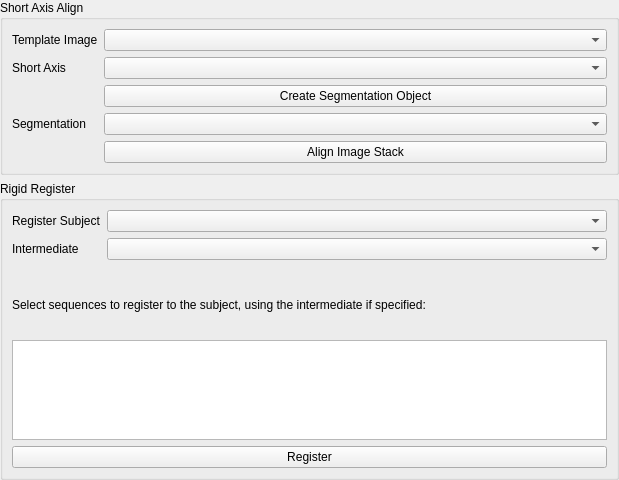
     <widget class="QWidget" name="page_2">
      <property name="geometry">
       <rect>
        <x>0</x>
        <y>0</y>
        <width>619</width>
        <height>480</height>
       </rect>
      </property>
      <property name="sizePolicy">
       <sizepolicy hsizetype="Preferred" vsizetype="Fixed">
        <horstretch>0</horstretch>
        <verstretch>0</verstretch>
       </sizepolicy>
      </property>
      <attribute name="label">
       <string>2. Alignment/Registration</string>
      </attribute>
      <layout class="QVBoxLayout" name="verticalLayout_9">
       <property name="margin">
        <number>0</number>
       </property>
       <item>
        <widget class="QGroupBox" name="groupBox_2">
         <property name="title">
          <string>Short Axis Align</string>
         </property>
         <layout class="QVBoxLayout" name="verticalLayout_2">
          <item>
           <layout class="QFormLayout" name="formLayout_3">
            <property name="fieldGrowthPolicy">
             <enum>QFormLayout::AllNonFixedFieldsGrow</enum>
            </property>
            <property name="topMargin">
             <number>0</number>
            </property>
            <item row="1" column="0">
             <widget class="QLabel" name="label_2">
              <property name="text">
               <string>Short Axis</string>
              </property>
              <property name="wordWrap">
               <bool>false</bool>
              </property>
             </widget>
            </item>
            <item row="1" column="1">
             <widget class="QComboBox" name="shortAxisBox">
              <property name="sizePolicy">
               <sizepolicy hsizetype="Expanding" vsizetype="Fixed">
                <horstretch>0</horstretch>
                <verstretch>0</verstretch>
               </sizepolicy>
              </property>
              <property name="toolTip">
               <string>Short axis 4D CINE stack</string>
              </property>
             </widget>
            </item>
            <item row="2" column="1">
             <widget class="QPushButton" name="createSegButton">
              <property name="sizePolicy">
               <sizepolicy hsizetype="Expanding" vsizetype="Fixed">
                <horstretch>0</horstretch>
                <verstretch>0</verstretch>
               </sizepolicy>
              </property>
              <property name="text">
               <string>Create Segmentation Object</string>
              </property>
             </widget>
            </item>
            <item row="3" column="0">
             <widget class="QLabel" name="label">
              <property name="text">
               <string>Segmentation</string>
              </property>
             </widget>
            </item>
            <item row="3" column="1">
             <widget class="QComboBox" name="saxsegBox">
              <property name="sizePolicy">
               <sizepolicy hsizetype="Expanding" vsizetype="Fixed">
                <horstretch>0</horstretch>
                <verstretch>0</verstretch>
               </sizepolicy>
              </property>
              <property name="toolTip">
               <string>This should be a LV segmentation made from the aligned short axis stack (label 2 for cavity, 3 for myocardium)</string>
              </property>
             </widget>
            </item>
            <item row="4" column="1">
             <widget class="QPushButton" name="alignButton">
              <property name="sizePolicy">
               <sizepolicy hsizetype="Expanding" vsizetype="Fixed">
                <horstretch>0</horstretch>
                <verstretch>0</verstretch>
               </sizepolicy>
              </property>
              <property name="toolTip">
               <string>Align the short axis stack to the template image</string>
              </property>
              <property name="text">
               <string>Align Image Stack</string>
              </property>
             </widget>
            </item>
            <item row="0" column="0">
             <widget class="QLabel" name="label_6">
              <property name="text">
               <string>Template Image</string>
              </property>
             </widget>
            </item>
            <item row="0" column="1">
             <widget class="QComboBox" name="templateBox">
              <property name="sizePolicy">
               <sizepolicy hsizetype="Expanding" vsizetype="Fixed">
                <horstretch>0</horstretch>
                <verstretch>0</verstretch>
               </sizepolicy>
              </property>
              <property name="toolTip">
               <string>Choose a template to align the short axis to</string>
              </property>
             </widget>
            </item>
           </layout>
          </item>
         </layout>
        </widget>
       </item>
       <item>
        <widget class="QGroupBox" name="groupBox_5">
         <property name="whatsThis">
          <string/>
         </property>
         <property name="title">
          <string>Rigid Register</string>
         </property>
         <property name="flat">
          <bool>false</bool>
         </property>
         <layout class="QVBoxLayout" name="verticalLayout">
          <item>
           <layout class="QFormLayout" name="formLayout_8">
            <item row="0" column="0">
             <widget class="QLabel" name="label_7">
              <property name="text">
               <string>Register Subject</string>
              </property>
             </widget>
            </item>
            <item row="0" column="1">
             <widget class="QComboBox" name="regSubBox">
              <property name="sizePolicy">
               <sizepolicy hsizetype="Expanding" vsizetype="Fixed">
                <horstretch>0</horstretch>
                <verstretch>0</verstretch>
               </sizepolicy>
              </property>
              <property name="toolTip">
               <string>Choose a subject to register other image series to</string>
              </property>
             </widget>
            </item>
            <item row="1" column="0">
             <widget class="QLabel" name="label_28">
              <property name="text">
               <string>Intermediate</string>
              </property>
             </widget>
            </item>
            <item row="1" column="1">
             <widget class="QComboBox" name="regInterBox">
              <property name="sizePolicy">
               <sizepolicy hsizetype="Expanding" vsizetype="Fixed">
                <horstretch>0</horstretch>
                <verstretch>0</verstretch>
               </sizepolicy>
              </property>
              <property name="toolTip">
               <string>Optionally choose an image series to calculate a registration for which is then applied to selected sequences </string>
              </property>
             </widget>
            </item>
           </layout>
          </item>
          <item>
           <widget class="QLabel" name="label_8">
            <property name="text">
             <string>Select sequences to register to the subject, using the intermediate if specified:</string>
            </property>
            <property name="wordWrap">
             <bool>true</bool>
            </property>
           </widget>
          </item>
          <item>
           <widget class="QListWidget" name="regList">
            <property name="maximumSize">
             <size>
              <width>16777215</width>
              <height>100</height>
             </size>
            </property>
            <property name="toolTip">
             <string>Click to choose what image series to register to the subject using a registration calculated independently for each if Intermediate is None</string>
            </property>
            <property name="editTriggers">
             <set>QAbstractItemView::NoEditTriggers</set>
            </property>
            <property name="showDropIndicator" stdset="0">
             <bool>false</bool>
            </property>
            <property name="selectionMode">
             <enum>QAbstractItemView::MultiSelection</enum>
            </property>
           </widget>
          </item>
          <item>
           <widget class="QPushButton" name="regButton">
            <property name="sizePolicy">
             <sizepolicy hsizetype="Expanding" vsizetype="Fixed">
              <horstretch>0</horstretch>
              <verstretch>0</verstretch>
             </sizepolicy>
            </property>
            <property name="toolTip">
             <string>Start the registration process</string>
            </property>
            <property name="text">
             <string>Register</string>
            </property>
           </widget>
          </item>
         </layout>
        </widget>
       </item>
      </layout>
     </widget>
